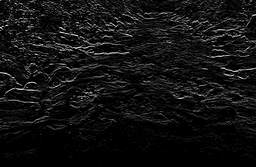
#> input picture alternate_scripts/debug_flow.png, 256 x 167 px, shrunk from 1600 x 1046 before the run, given in place of example.jpg, which was not available
$ python v1_whitewater_route.py
#> lines starting #> are read from the running program, lines starting #| are printed output that depends on the picture; pictures that were not available may be replaced by others from this repository, and a replacement may not be noted
import numpy as np
import matplotlib.pyplot as plt
from PIL import Image, ImageDraw
from scipy.ndimage import sobel, gaussian_filter, variance
from scipy.sparse import lil_matrix, csr_matrix
from scipy.sparse.csgraph import dijkstra

# Load the image
image_path = "example.jpg"  # Change to your image path
image = Image.open(image_path).convert("L")  # Convert to grayscale
#> image is the input picture: PIL image 256x167 L; min 0, max 27, mean 1.9

# Convert to NumPy array and normalize
image_array = np.array(image) / 255.0


"""STEP 1: DETECT OBSTACLES"""
# Apply Gaussian smoothing to reduce noise
smoothed_image = gaussian_filter(image_array, sigma=1)
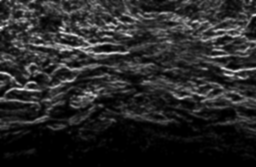
#> smoothed_image: shape (167, 256) float64; min 0, max 0.046, mean 0.00729; drawn with min black and max white

# Detect edges for object detection
edges_x = sobel(smoothed_image, axis=1)
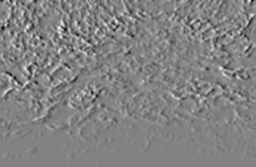
#> edges_x: shape (167, 256) float64; min -0.0806, max 0.0772, mean -1.79e-05; drawn with min black and max white
edges_y = sobel(smoothed_image, axis=0)
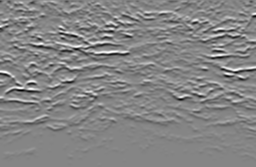
#> edges_y: shape (167, 256) float64; min -0.131, max 0.119, mean -0.000463; drawn with min black and max white
gradient_magnitude = np.hypot(edges_x, edges_y)
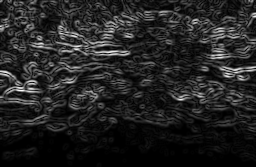
#> gradient_magnitude: shape (167, 256) float64; min 0, max 0.131, mean 0.0179; drawn with min black and max white

# Compute local variance for texture detection (high variance = frothy water)
texture_variance = variance(smoothed_image, 5)
#> texture_variance = 4.66e-05

# Detect solid obstacles (rocks, trees)
obstacle_map = ((gradient_magnitude > 0.3) & (smoothed_image < 0.4)).astype(int)
#> obstacle_map: shape (167, 256) int64; every value is 0

# Detect navigable turbulent water (white frothy rapids)
frothy_water = ((texture_variance > 0.0001) & ((smoothed_image > 0.6).astype(int) | (smoothed_image < 0.001)).astype(int))

# Ensure frothy water is NOT an obstacle
obstacle_map[frothy_water == 1] = 0  # Remove from obstacle mask


"""STEP 2: ESTIMATE RIVER ANGLE & FLOW DIRECTION"""
# Compute gradients in x and y directions
flow_x = np.gradient(smoothed_image, axis=1)
flow_y = np.gradient(smoothed_image, axis=0)

# Compute the dominant flow direction (angle of river)
angle_map = np.arctan2(flow_y, flow_x)  # Angle in radians
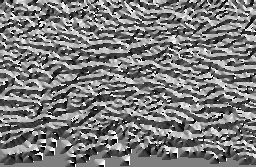
#> angle_map: shape (167, 256) float64; min -3.14, max 3.14, mean -0.103; drawn with min black and max white
avg_angle = np.mean(angle_map[np.abs(flow_y) > 0.05])  # Mean angle where flow is significant
#> avg_angle = nan
river_angle_degrees = np.degrees(avg_angle)
#> river_angle_degrees = nan

# Define water flow mask: Areas with high brightness gradient are water
flow_map = ((flow_y > 0.02) & (smoothed_image > 0.5)).astype(int)

# Combine frothy water and regular water flow as green (navigable water)
full_flow_map = (flow_map | frothy_water).astype(int)


"""STEP 3: BUILD GRAPH FOR ROUTE DETECTION"""
height, width = image_array.shape
#> height = 167; width = 256
size = height * width
#> size = 42752
graph = lil_matrix((size, size))

def index(y, x):
    return y * width + x

for y in range(height):
    for x in range(width):
        if obstacle_map[y, x] == 1:
            continue  # Skip obstacles
        for dy, dx in [(-1, 0), (1, 0), (0, -1), (0, 1)]:  # Neighboring pixels
            ny, nx = y + dy, x + dx
            if 0 <= ny < height and 0 <= nx < width and obstacle_map[ny, nx] == 0:
                weight = 1.0 - full_flow_map[ny, nx]  # Favor high flow areas
                graph[index(y, x), index(ny, nx)] = weight

# Convert graph to efficient format
graph = graph.tocsr()

# Define start (top center) and end (bottom center)
start, end = (10, width // 2), (height - 10, width // 2)
#> start = (10, 128); end = (157, 128)
start_idx, end_idx = index(*start), index(*end)
#> start_idx = 2688; end_idx = 40320

# Compute shortest path using Dijkstra’s algorithm
distances, predecessors = dijkstra(graph, directed=True, indices=start_idx, return_predecessors=True)

# Reconstruct the optimal paddling path
path = []
current = end_idx
#> current = 40320
while current != start_idx and predecessors[current] != -9999:
    path.append(current)
    current = predecessors[current]
#> this loop made 147 passes
#> current on passes 1 to 12: 40064, 39808, 39552, 39296, 39040, 38784, 38528, 38272, 38016, 37760, 37504, 37248
#> after the loop, path = 147 values, max 40320 at index 0, min 2944 at index 146, mean 21632

path_coords = []
for p in reversed(path):
    row = p // width
    col = p % width
    path_coords.append((row, col))
#> this loop made 147 passes
#> p on passes 1 to 12: 2944, 3200, 3456, 3712, 3968, 4224, 4480, 4736, 4992, 5248, 5504, 5760
#> after the loop, path_coords = 147 pairs, first value 11 to 157, second value 128 to 128


"""STEP 4: OVERLAY OBJECTS, FLOW, AND ROUTE"""
image_rgb = image.convert("RGB")
draw = ImageDraw.Draw(image_rgb)

# Draw obstacles (blue) – Solid rocks and trees only
for y in range(height):
    for x in range(width):
        if obstacle_map[y, x] == 1:
            draw.point((x, y), fill=(0, 0, 255))  # Blue overlay for obstacles

# Draw water flow (green) – Includes both regular flow and frothy rapids
for y in range(height):
    for x in range(width):
        if full_flow_map[y, x] == 1:
            draw.point((x, y), fill=(0, 255, 0))  # Green overlay for water flow

# Draw the computed red whitewater route
for y, x in path_coords:
    draw.ellipse((x-1, y-1, x+1, y+1), fill=(255, 0, 0))  # Thicker red route
#> this loop made 147 passes

# Save the processed image
output_path = "final_route.png"
image_rgb.save(output_path)
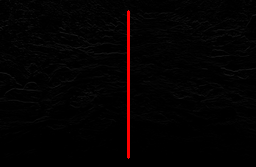
#> saved as final_route.png: PIL image 256x167 RGB; mean R, G, B 4.5, 1.8, 1.8

print(f"Saved processed image: {output_path}")
